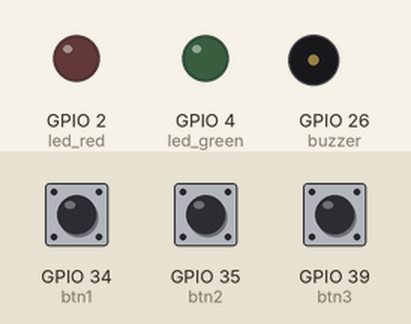
Simulated run of this program. Board: ESP32 board running MicroPython. Shown: output pins drawn as LEDs (lit = HIGH), buzzer (waves = sounding). The inputs (shaded band) are chosen by the test bench; at power-on: GPIO 35 (btn2) LOW, GPIO 34 (btn1) LOW, GPIO 39 (btn3) LOW. What the program prints to the serial console is not drawn.

Above: at 1.3 s.
1.4 s: GPIO 35 (btn2) pulled HIGH for 0.15 s
At 2.6 s:
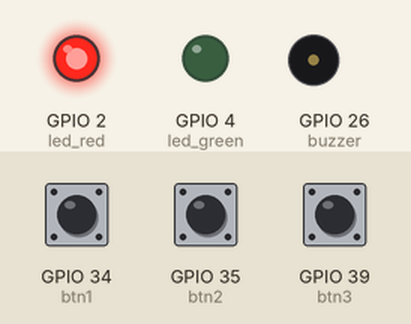
3.2 s: GPIO 34 (btn1) pulled HIGH for 0.15 s
At 4.3 s:
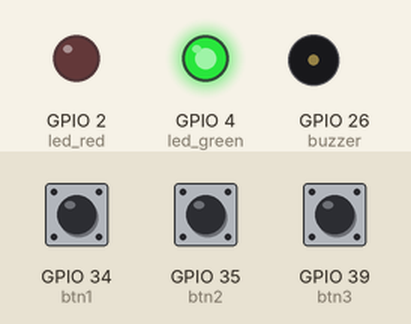
5.1 s: GPIO 39 (btn3) pulled HIGH for 0.15 s
At 5.8 s:
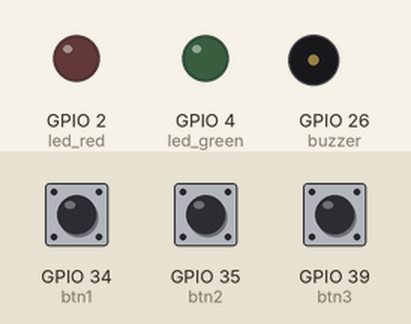
6.7 s: GPIO 34 (btn1) pulled HIGH for 1 s
At 6.93 s:
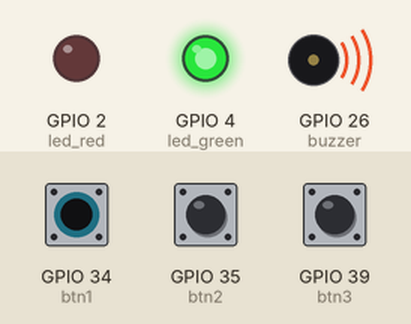
9.2 s: GPIO 35 (btn2) pulled HIGH for 1 s
At 9.49 s:
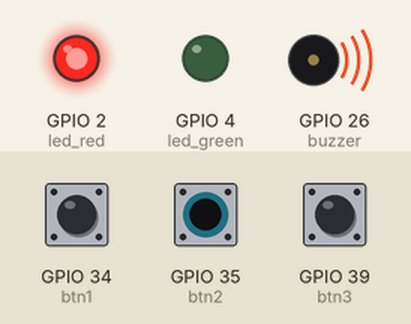
Timing chart, 0 to 12.2 s (numbered marks = the images above; inputs shaded):
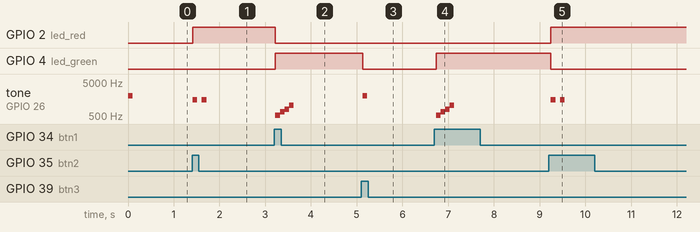

Measured:
- after the input at 1.4 s, GPIO 2 (led_red): LOW → HIGH at once; tone on GPIO 26 (buzzer): alternates 1500 Hz for 0.10 s and silent for 0.10 s, 4 changes in all, then stays silent, starting at once
- after the input at 3.2 s, GPIO 2 (led_red): HIGH → LOW at once; GPIO 4 (led_green): LOW → HIGH at once; tone on GPIO 26 (buzzer): plays 523 Hz for 0.10 s, 659 Hz for 0.10 s, 784 Hz for 0.10 s, 1047 Hz for 0.10 s, starting at once
- after the input at 5.1 s, GPIO 4 (led_green): HIGH → LOW at once; tone on GPIO 26 (buzzer): silent → 2000 Hz at once, → silent 0.10 s later
- after the input at 6.7 s, GPIO 4 (led_green): LOW → HIGH at once; tone on GPIO 26 (buzzer): plays 523 Hz for 0.10 s, 659 Hz for 0.10 s, 784 Hz for 0.10 s, 1047 Hz for 0.10 s, starting at once
- after the input at 9.2 s, GPIO 2 (led_red): LOW → HIGH after 0.05 s; GPIO 4 (led_green): HIGH → LOW after 0.05 s; tone on GPIO 26 (buzzer): alternates 1500 Hz for 0.10 s and silent for 0.10 s, 4 changes in all, then stays silent, starting after 0.05 s

The program:

02b_adding_buzzer.py
```python
# ==============================================================================
# 02b_adding_buzzer.py - เพิ่ม Buzzer เข้าระบบ (Adding Buzzer to the System)
# ==============================================================================
# สัปดาห์ที่ 1: เรียนรู้การเพิ่ม component ใหม่เข้าระบบ
# Week 1: Learn to add new component to the system
#
# ต่อยอดจากไฟล์ 02a_two_objects.py
# Building upon 02a_two_objects.py
#
# สิ่งใหม่ในไฟล์นี้ (What's new in this file):
#   - เพิ่ม Buzzer class ที่ใช้ PWM
#   - เสียง feedback เมื่อกดปุ่ม
#   - เรียนรู้การ cleanup ทรัพยากร PWM
#
# การทำงาน (How it works):
#   - กดปุ่ม 1: เปิด LED เขียว + เสียง success
#   - กดปุ่ม 2: เปิด LED แดง + เสียง warning
#   - กดปุ่ม 3: ปิดทั้งหมด + เสียง beep
#
# ==============================================================================

from machine import Pin, PWM
import time


# ==============================================================================
# ส่วนที่ 1: นิยาม Classes (Class Definitions)
# ==============================================================================

class LED:
    """คลาสควบคุม LED (LED Control Class)"""

    def __init__(self, pin_number, name="LED"):
        self.pin_number = pin_number
        self.name = name
        self.is_on = False
        self._pin = Pin(pin_number, Pin.OUT)
        self._pin.value(0)
        print(f"LED '{name}' พร้อมที่ GPIO{pin_number}")

    def on(self):
        self._pin.value(1)
        self.is_on = True

    def off(self):
        self._pin.value(0)
        self.is_on = False

    def toggle(self):
        if self.is_on:
            self.off()
        else:
            self.on()
        return self.is_on

    def deinit(self):
        self.off()
        print(f"ปิด LED '{self.name}'")


class Button:
    """คลาสอ่านปุ่มกด (Button Class)"""

    def __init__(self, pin_number, name="Button", debounce_ms=200):
        self.pin_number = pin_number
        self.name = name
        self.debounce_ms = debounce_ms
        self._pin = Pin(pin_number, Pin.IN)
        self._last_press_time = 0
        self._was_pressed = False
        print(f"Button '{name}' พร้อมที่ GPIO{pin_number}")

    def is_active(self):
        return self._pin.value() == 1

    def is_pressed(self):
        current_time = time.ticks_ms()
        is_active_now = self.is_active()

        if is_active_now and not self._was_pressed:
            if time.ticks_diff(current_time, self._last_press_time) > self.debounce_ms:
                self._last_press_time = current_time
                self._was_pressed = True
                return True

        if not is_active_now:
            self._was_pressed = False

        return False


# ==============================================================================
# [ใหม่] Buzzer Class - ใช้ PWM สร้างเสียง
# [NEW] Buzzer Class - Uses PWM to generate sound
# ==============================================================================

class Buzzer:
    """
    คลาสควบคุม Buzzer ด้วย PWM (Buzzer Control Class using PWM)

    นี่คือ class ใหม่ที่เพิ่มเข้ามาจาก 02a_two_objects.py
    This is a new class added from 02a_two_objects.py

    ข้อแตกต่างจาก LED:
    - LED ใช้ digital output (on/off)
    - Buzzer ใช้ PWM (ความถี่กำหนดเสียง)

    Difference from LED:
    - LED uses digital output (on/off)
    - Buzzer uses PWM (frequency determines sound)
    """

    def __init__(self, pin_number=26):
        """
        สร้าง Buzzer object (Create Buzzer object)

        Args:
            pin_number (int): หมายเลขขา GPIO (GPIO pin number)
                             TitraLab ใช้ GPIO26
        """
        self.pin_number = pin_number
        self._pin = Pin(pin_number, Pin.OUT)
        self._pwm = PWM(self._pin)
        self._pwm.freq(2000)
        self._pwm.duty(0)  # เริ่มต้นปิดเสียง (start muted)
        self._initialized = True
        print(f"Buzzer พร้อมที่ GPIO{pin_number}")

    def play_tone(self, freq, duration_ms, duty=512):
        """
        เล่นเสียงที่ความถี่กำหนด (Play tone at specified frequency)

        Args:
            freq (int): ความถี่ Hz (frequency in Hz)
            duration_ms (int): ระยะเวลา มิลลิวินาที (duration in ms)
            duty (int): ความดัง 0-1023 (volume 0-1023)
        """
        self._pwm.freq(freq)
        self._pwm.duty(duty)
        time.sleep_ms(duration_ms)
        self._pwm.duty(0)

    def beep(self, duration_ms=100):
        """เสียง beep สั้น (Short beep sound)"""
        self.play_tone(2000, duration_ms)

    def success_sound(self):
        """
        เสียงสำเร็จ - ไล่จากต่ำไปสูง (Success sound - ascending)

        ใช้เมื่อการดำเนินการสำเร็จ
        Used when operation succeeds
        """
        for freq in [523, 659, 784, 1047]:  # C5, E5, G5, C6
            self.play_tone(freq, 100)

    def warning_sound(self):
        """
        เสียงเตือน - สลับสูง-ต่ำ (Warning sound - alternating)

        ใช้เมื่อต้องการเตือนผู้ใช้
        Used when need to warn user
        """
        for _ in range(2):
            self.play_tone(1500, 100)
            time.sleep_ms(100)

    def mute(self):
        """ปิดเสียง (Mute/silence)"""
        self._pwm.duty(0)

    def deinit(self):
        """
        ปิดการใช้งาน PWM (Deinitialize PWM)

        สำคัญ: ต้องเรียกเมื่อใช้งานเสร็จ!
        Important: Must call when done!

        PWM ใช้ hardware resource - ถ้าไม่ deinit จะมีปัญหา
        """
        if self._initialized:
            self.mute()
            self._pwm.deinit()
            self._initialized = False
            print("ปิด Buzzer")


# ==============================================================================
# ส่วนที่ 2: โปรแกรมหลัก - LED + Button + Buzzer
# (Main Program - LED + Button + Buzzer)
# ==============================================================================

if __name__ == "__main__":
    print("\n" + "=" * 60)
    print("ตัวอย่าง: LED + Button + Buzzer ทำงานร่วมกัน")
    print("(Example: LED + Button + Buzzer Working Together)")
    print("=" * 60)

    # === สร้าง Objects (Create Objects) ===
    # ตอนนี้เรามี 3 ประเภทของ objects แล้ว!
    # Now we have 3 types of objects!

    print("\n--- สร้าง LED objects ---")
    led_green = LED(4, "Green")
    led_red = LED(2, "Red")

    print("\n--- สร้าง Button objects ---")
    btn1 = Button(34, "Button-1")
    btn2 = Button(35, "Button-2")
    btn3 = Button(39, "Button-3")

    # [ใหม่] สร้าง Buzzer object (NEW - Create Buzzer object)
    print("\n--- สร้าง Buzzer object ---")
    buzzer = Buzzer(26)

    # Startup sound - แสดงว่าระบบพร้อม (show system is ready)
    buzzer.beep()

    # แสดงคำสั่ง (Show instructions)
    print("\n" + "=" * 60)
    print("คำสั่ง (Instructions):")
    print("  - กดปุ่ม 1 (GPIO34): LED เขียว + เสียงสำเร็จ")
    print("  - กดปุ่ม 2 (GPIO35): LED แดง + เสียงเตือน")
    print("  - กดปุ่ม 3 (GPIO39): ปิดทั้งหมด + beep")
    print("  - กด Ctrl+C: ออกจากโปรแกรม")
    print("=" * 60)

    try:
        while True:
            # ปุ่ม 1: LED เขียว + เสียงสำเร็จ
            # Button 1: Green LED + success sound
            if btn1.is_pressed():
                print(">>> ปุ่ม 1: LED เขียว ON + Success Sound")
                led_green.on()
                led_red.off()
                buzzer.success_sound()  # [ใหม่] เสียง feedback

            # ปุ่ม 2: LED แดง + เสียงเตือน
            # Button 2: Red LED + warning sound
            if btn2.is_pressed():
                print(">>> ปุ่ม 2: LED แดง ON + Warning Sound")
                led_green.off()
                led_red.on()
                buzzer.warning_sound()  # [ใหม่] เสียง feedback

            # ปุ่ม 3: ปิดทั้งหมด + beep
            # Button 3: All off + beep
            if btn3.is_pressed():
                print(">>> ปุ่ม 3: ปิดทั้งหมด + Beep")
                led_green.off()
                led_red.off()
                buzzer.beep()  # [ใหม่] เสียง feedback

            time.sleep_ms(50)

    except KeyboardInterrupt:
        print("\n\nหยุดโดยผู้ใช้ (Stopped by user)")

    finally:
        # === Cleanup ===
        # สำคัญ: ต้อง cleanup ทุก object โดยเฉพาะ PWM!
        # Important: Must cleanup all objects, especially PWM!

        print("\n--- ทำความสะอาด (Cleanup) ---")
        led_green.deinit()
        led_red.deinit()
        buzzer.deinit()  # [สำคัญ] PWM ต้อง deinit เสมอ!

        print("\n" + "=" * 60)
        print("สรุปสิ่งที่เรียนรู้ (What we learned):")
        print("=" * 60)
        print("""
1. เพิ่ม Buzzer class เข้าระบบ (Added Buzzer class)
   - Buzzer ใช้ PWM ไม่ใช่ digital output
   - ความถี่ (freq) กำหนดระดับเสียง
   - duty cycle กำหนดความดัง

2. เสียง Feedback ทำให้ UI ดีขึ้น (Sound feedback improves UI)
   - success_sound() เมื่อสำเร็จ
   - warning_sound() เมื่อต้องการเตือน
   - beep() สำหรับการตอบรับทั่วไป

3. PWM ต้อง cleanup เสมอ (PWM must always be cleaned up)
   - PWM ใช้ hardware timer
   - ถ้าไม่ deinit() จะมีปัญหาเมื่อรันใหม่
   - ใช้ try-finally เพื่อให้แน่ใจ

4. ระบบเริ่มซับซ้อนขึ้น (System getting more complex)
   - มี 3 ประเภท objects: LED, Button, Buzzer
   - ทุกอันทำงานร่วมกันใน main loop

ขั้นตอนถัดไป (Next Step):
   -> ดูไฟล์ 02c_titration_alert_system.py
   -> ใช้ Composition รวม objects ใน class เดียว
   -> เพิ่มบริบทการไทเทรชัน (titration context)
""")
        print("เสร็จสิ้น (Done)")
```
